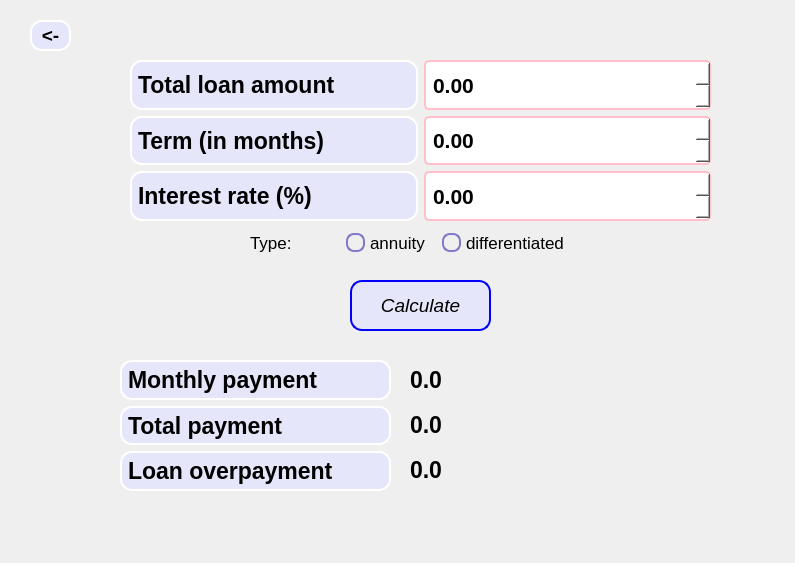
<?xml version="1.0" encoding="UTF-8"?>
<ui version="4.0">
 <class>creditCalc</class>
 <widget class="QDialog" name="creditCalc">
  <property name="geometry">
   <rect>
    <x>0</x>
    <y>0</y>
    <width>795</width>
    <height>563</height>
   </rect>
  </property>
  <property name="windowTitle">
   <string>Credit calculator</string>
  </property>
  <property name="styleSheet">
   <string notr="true">
creditCalc {
    background: qlineargradient(x1:0, y1:0, x2:0, y2:1, stop:0  #E6E6FA, stop:1  #FFB6C1); /* Устанавливаем цвет фона для главного окна */
}

creditCalc * {
    background: transparent; /* Сбрасываем цвет фона для всех дочерних элементов главного окна */
}</string>
  </property>
  <widget class="QPushButton" name="PopButton">
   <property name="geometry">
    <rect>
     <x>30</x>
     <y>20</y>
     <width>41</width>
     <height>31</height>
    </rect>
   </property>
   <property name="font">
    <font>
     <pointsize>14</pointsize>
     <weight>75</weight>
     <bold>true</bold>
    </font>
   </property>
   <property name="styleSheet">
    <string notr="true">QPushButton {
 background: #E6E6FA; border-radius: 12px; border: 2px solid white; 
}
QPushButton:pressed {
   background: #cfd2fa; border-radius: 12px; border: 2px solid white; 
}</string>
   </property>
   <property name="text">
    <string>&lt;-</string>
   </property>
  </widget>
  <widget class="QWidget" name="gridLayoutWidget_2">
   <property name="geometry">
    <rect>
     <x>130</x>
     <y>60</y>
     <width>581</width>
     <height>161</height>
    </rect>
   </property>
   <property name="font">
    <font>
     <pointsize>14</pointsize>
     <weight>75</weight>
     <bold>true</bold>
    </font>
   </property>
   <property name="styleSheet">
    <string>QDoubleSpinBox {
    border: 2px solid pink; /* цвет и толщина границы */
    border-radius: 5px; /* радиус скругления границы */
    padding: 2px 5px; /* отступ вокруг контейнера */
   background-color: #f0f0f0; /* цвет фона */
}
</string>
   </property>
   <layout class="QGridLayout" name="gridLayout_2">
    <item row="0" column="1">
     <widget class="QDoubleSpinBox" name="doubleSpinBox_totalLoanAmount">
      <property name="sizePolicy">
       <sizepolicy hsizetype="Minimum" vsizetype="Expanding">
        <horstretch>0</horstretch>
        <verstretch>0</verstretch>
       </sizepolicy>
      </property>
      <property name="font">
       <font>
        <pointsize>16</pointsize>
        <weight>75</weight>
        <bold>true</bold>
       </font>
      </property>
      <property name="styleSheet">
       <string notr="true">QDoubleSpinBox {
background-color: white;
}</string>
      </property>
     </widget>
    </item>
    <item row="0" column="0">
     <widget class="QLabel" name="label_totalLoanAmount">
      <property name="font">
       <font>
        <pointsize>17</pointsize>
        <weight>75</weight>
        <bold>true</bold>
       </font>
      </property>
      <property name="styleSheet">
       <string notr="true">background: #E6E6FA; border-radius: 12px; border: 2px solid white;</string>
      </property>
      <property name="text">
       <string>Total loan amount</string>
      </property>
     </widget>
    </item>
    <item row="1" column="0">
     <widget class="QLabel" name="label_term">
      <property name="font">
       <font>
        <pointsize>17</pointsize>
        <weight>75</weight>
        <bold>true</bold>
       </font>
      </property>
      <property name="styleSheet">
       <string notr="true">background: #E6E6FA; border-radius: 12px; border: 2px solid white;</string>
      </property>
      <property name="text">
       <string>Term (in months)</string>
      </property>
     </widget>
    </item>
    <item row="2" column="0">
     <widget class="QLabel" name="label_interestRate">
      <property name="font">
       <font>
        <pointsize>17</pointsize>
        <weight>75</weight>
        <bold>true</bold>
       </font>
      </property>
      <property name="styleSheet">
       <string notr="true">background: #E6E6FA; border-radius: 12px; border: 2px solid white;</string>
      </property>
      <property name="text">
       <string>Interest rate (%)</string>
      </property>
     </widget>
    </item>
    <item row="2" column="1">
     <widget class="QDoubleSpinBox" name="doubleSpinBox_interestRate">
      <property name="sizePolicy">
       <sizepolicy hsizetype="Minimum" vsizetype="Expanding">
        <horstretch>0</horstretch>
        <verstretch>0</verstretch>
       </sizepolicy>
      </property>
      <property name="font">
       <font>
        <pointsize>16</pointsize>
        <weight>75</weight>
        <bold>true</bold>
       </font>
      </property>
      <property name="styleSheet">
       <string notr="true">QDoubleSpinBox {
background-color: white;
}</string>
      </property>
     </widget>
    </item>
    <item row="1" column="1">
     <widget class="QDoubleSpinBox" name="doubleSpinBox_term">
      <property name="sizePolicy">
       <sizepolicy hsizetype="Minimum" vsizetype="Expanding">
        <horstretch>0</horstretch>
        <verstretch>0</verstretch>
       </sizepolicy>
      </property>
      <property name="font">
       <font>
        <pointsize>16</pointsize>
        <weight>75</weight>
        <bold>true</bold>
       </font>
      </property>
      <property name="styleSheet">
       <string notr="true">QDoubleSpinBox {
background-color: white;
}</string>
      </property>
     </widget>
    </item>
   </layout>
  </widget>
  <widget class="QPushButton" name="pushButton_calculate">
   <property name="geometry">
    <rect>
     <x>350</x>
     <y>280</y>
     <width>141</width>
     <height>51</height>
    </rect>
   </property>
   <property name="font">
    <font>
     <pointsize>14</pointsize>
     <weight>50</weight>
     <italic>true</italic>
     <bold>false</bold>
    </font>
   </property>
   <property name="styleSheet">
    <string notr="true">QPushButton {
 background: #E6E6FA; border-radius: 12px; border: 2px solid blue; 
}
QPushButton:pressed {
   background: #cfd2fa; border-radius: 12px; border: 2px solid white; 
}</string>
   </property>
   <property name="text">
    <string>Calculate</string>
   </property>
  </widget>
  <widget class="QWidget" name="gridLayoutWidget">
   <property name="geometry">
    <rect>
     <x>120</x>
     <y>360</y>
     <width>271</width>
     <height>131</height>
    </rect>
   </property>
   <property name="font">
    <font>
     <pointsize>17</pointsize>
     <weight>75</weight>
     <bold>true</bold>
    </font>
   </property>
   <layout class="QGridLayout" name="gridLayout">
    <item row="0" column="0">
     <widget class="QLabel" name="label_monthlyPayment">
      <property name="font">
       <font>
        <pointsize>17</pointsize>
        <weight>75</weight>
        <bold>true</bold>
       </font>
      </property>
      <property name="styleSheet">
       <string notr="true">background: #E6E6FA; border-radius: 12px; border: 2px solid white;</string>
      </property>
      <property name="text">
       <string>Monthly payment</string>
      </property>
     </widget>
    </item>
    <item row="1" column="0">
     <widget class="QLabel" name="label_totalPayment">
      <property name="font">
       <font>
        <pointsize>17</pointsize>
        <weight>75</weight>
        <bold>true</bold>
       </font>
      </property>
      <property name="styleSheet">
       <string notr="true">background: #E6E6FA; border-radius: 12px; border: 2px solid white;</string>
      </property>
      <property name="text">
       <string>Total payment</string>
      </property>
     </widget>
    </item>
    <item row="2" column="0">
     <widget class="QLabel" name="label_loanOverpayment">
      <property name="font">
       <font>
        <pointsize>17</pointsize>
        <weight>75</weight>
        <bold>true</bold>
       </font>
      </property>
      <property name="styleSheet">
       <string notr="true">background: #E6E6FA; border-radius: 12px; border: 2px solid white;</string>
      </property>
      <property name="text">
       <string>Loan overpayment</string>
      </property>
     </widget>
    </item>
   </layout>
  </widget>
  <widget class="QWidget" name="layoutWidget">
   <property name="geometry">
    <rect>
     <x>250</x>
     <y>230</y>
     <width>315</width>
     <height>26</height>
    </rect>
   </property>
   <layout class="QHBoxLayout" name="horizontalLayout">
    <item>
     <widget class="QLabel" name="label_typeCreadit">
      <property name="font">
       <font>
        <pointsize>13</pointsize>
       </font>
      </property>
      <property name="text">
       <string>Type:</string>
      </property>
     </widget>
    </item>
    <item>
     <widget class="QRadioButton" name="radioButton_annuity">
      <property name="font">
       <font>
        <pointsize>13</pointsize>
       </font>
      </property>
      <property name="styleSheet">
       <string notr="true">QRadioButton {
    spacing: 5px; /* отступ между кружочком и текстом */
}

QRadioButton::indicator {
    width: 15px; /* ширина радиокнопки */
    height: 15px; /* высота радиокнопки */
    border: 2px solid #8079c6;; /* цвет и толщина границы */
    border-radius: 7.5px; /* радиус скругления кружочка */
}

QRadioButton::indicator:checked {
    background-color: #8079c6;; /* цвет заливки для выбранной радиокнопки */
    border: 2px solid #8079c6;; /* цвет и толщина границы для выбранной радиокнопки */
}
</string>
      </property>
      <property name="text">
       <string>annuity</string>
      </property>
     </widget>
    </item>
    <item>
     <widget class="QRadioButton" name="radioButton_differentiated">
      <property name="font">
       <font>
        <pointsize>13</pointsize>
       </font>
      </property>
      <property name="styleSheet">
       <string notr="true">QRadioButton {
    spacing: 5px; /* отступ между кружочком и текстом */
}

QRadioButton::indicator {
    width: 15px; /* ширина радиокнопки */
    height: 15px; /* высота радиокнопки */
    border: 2px solid #8079c6;; /* цвет и толщина границы */
    border-radius: 7.5px; /* радиус скругления кружочка */
}

QRadioButton::indicator:checked {
    background-color: #8079c6;; /* цвет заливки для выбранной радиокнопки */
    border: 2px solid #8079c6;; /* цвет и толщина границы для выбранной радиокнопки */
}
</string>
      </property>
      <property name="text">
       <string>differentiated</string>
      </property>
     </widget>
    </item>
   </layout>
  </widget>
  <widget class="QLabel" name="label_monthlyPayment_res">
   <property name="geometry">
    <rect>
     <x>410</x>
     <y>360</y>
     <width>381</width>
     <height>39</height>
    </rect>
   </property>
   <property name="font">
    <font>
     <pointsize>17</pointsize>
     <weight>75</weight>
     <bold>true</bold>
    </font>
   </property>
   <property name="text">
    <string>0.0</string>
   </property>
  </widget>
  <widget class="QLabel" name="label_totalPayment_res">
   <property name="geometry">
    <rect>
     <x>410</x>
     <y>405</y>
     <width>381</width>
     <height>39</height>
    </rect>
   </property>
   <property name="font">
    <font>
     <pointsize>17</pointsize>
     <weight>75</weight>
     <bold>true</bold>
    </font>
   </property>
   <property name="text">
    <string>0.0</string>
   </property>
  </widget>
  <widget class="QLabel" name="label_loanOverpayment_res">
   <property name="geometry">
    <rect>
     <x>410</x>
     <y>454</y>
     <width>381</width>
     <height>31</height>
    </rect>
   </property>
   <property name="font">
    <font>
     <pointsize>17</pointsize>
     <weight>75</weight>
     <bold>true</bold>
    </font>
   </property>
   <property name="text">
    <string>0.0</string>
   </property>
  </widget>
 </widget>
 <resources/>
 <connections/>
</ui>
